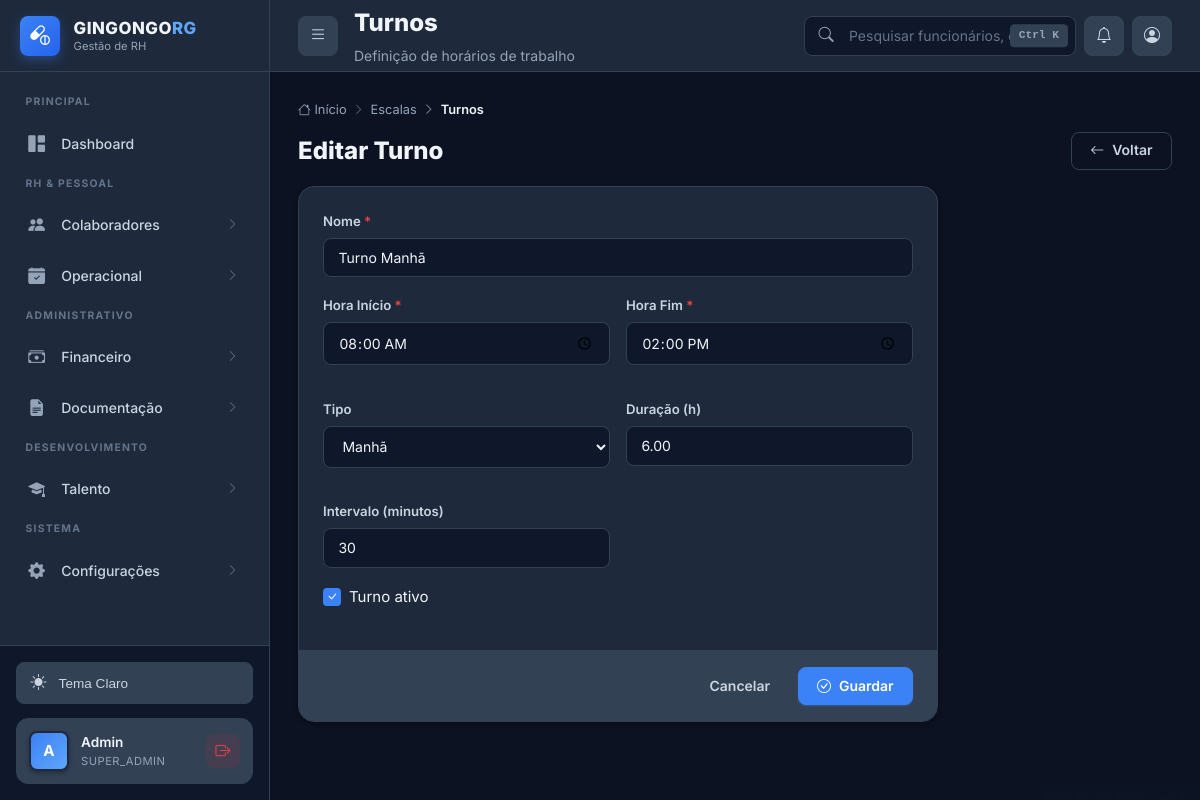
The page /turnos.php?action=edit&id=1 (signed in) on the database its author committed.
### tables this page shows
CREATE TABLE IF NOT EXISTS turnos (
    id INT AUTO_INCREMENT PRIMARY KEY,
    nome VARCHAR(100) NOT NULL,
    hora_inicio TIME NOT NULL,
    hora_fim TIME NOT NULL,
    tipo ENUM('manha', 'tarde', 'noite', 'madrugada') DEFAULT 'manha',
    duracao_horas DECIMAL(4,2) DEFAULT 8.00,
    intervalo_minutos INT DEFAULT 60,
    ativo BOOLEAN DEFAULT TRUE,
    created_at TIMESTAMP DEFAULT CURRENT_TIMESTAMP,
    updated_at TIMESTAMP DEFAULT CURRENT_TIMESTAMP ON UPDATE CURRENT_TIMESTAMP
);

### public/turnos.php (the view, shortened to what this page needs)
<?php
$db = Database::getInstance()->getConnection();
$action = $_GET['action'] ?? 'list';
$id = isset($_GET['id']) ? (int)$_GET['id'] : 0;
?>
<!DOCTYPE html>
<html lang="pt-BR">
<head>
    <link rel="stylesheet" href="https://cdn.jsdelivr.net/npm/bootstrap-icons@1.11.3/font/bootstrap-icons.min.css">
    <link rel="stylesheet" href="css/style-2026.css">
</head>
<body class="dashboard-body">
    <div class="app-wrapper">
        <?php include 'includes/sidebar.php'; ?>
        <div class="main-area" id="mainArea">
            <?php include 'includes/topbar.php'; ?>
            <div class="content-body">
                <nav>
                    <ol class="breadcrumb">
                        <li class="breadcrumb-item"><a href="dashboard.php"><i class="bi bi-house"></i> Início</a></li>
                        <li class="breadcrumb-item"><a href="escalas.php">Escalas</a></li>
                        <li class="breadcrumb-item active">Turnos</li>
                    </ol>
                </nav>
                <?php if ($action === 'list'): ?>
                    <div class="d-flex justify-content-between align-items-center mb-3" style="flex-wrap: wrap; gap: 1rem;">
                        <div>
                            <h2 style="font-size: 1.5rem; font-weight: 800; margin: 0;">Turnos de Trabalho</h2>
                            <p style="color: var(--text-muted); margin: 0.25rem 0 0; font-size: 0.875rem;"><?php echo count($turnos); ?> turnos configurados</p>
                        </div>
                        <div class="d-flex gap-2">
                            <a href="escalas.php" class="btn btn-secondary"><i class="bi bi-calendar3"></i> Ver Escalas</a>
                            <a href="?action=create" class="btn btn-primary"><i class="bi bi-plus-lg"></i> Novo Turno</a>
                        </div>
                    </div>
                    <div class="grid-3">
                        <?php if (empty($turnos)): ?>
                            <div class="card" style="grid-column: 1 / -1;">
                                <div class="empty-state">
                                    <i class="bi bi-clock"></i>
                                    <h4>Nenhum turno</h4>
                                    <p>Defina turnos para construir escalas de trabalho.</p>
                                    <a href="?action=create" class="btn btn-primary"><i class="bi bi-plus-lg"></i> Criar</a>
                                </div>
                            </div>
                        <?php else: foreach ($turnos as $t): ?>
                            <div class="card">
                                <div class="card-body">
                                    <div class="d-flex justify-content-between align-items-start mb-2">
                                        <div>
                                            <h3 style="font-size: 1.1rem; font-weight: 700; margin: 0;"><?php echo htmlspecialchars($t['nome']); ?></h3>
                                            <span class="badge badge-<?php echo ['manha' => 'warning', 'tarde' => 'info', 'noite' => 'primary', 'integral' => 'success', 'flexivel' => 'neutral'][$t['tipo']] ?? 'neutral'; ?>" style="margin-top: 0.4rem;">
                                                <?php echo ucfirst($t['tipo']); ?>
                                            </span>
                                        </div>
                                        <span class="badge <?php echo $t['ativo'] ? 'badge-success' : 'badge-neutral'; ?>">
                                            <span class="badge-dot"></span>
                                            <?php echo $t['ativo'] ? 'Ativo' : 'Inativo'; ?>
                                        </span>
                                    </div>
                                    <div style="display: flex; align-items: center; gap: 0.5rem; padding: 1rem 0; color: var(--text-secondary); font-size: 0.95rem;">
                                        <i class="bi bi-clock-fill" style="color: var(--primary); font-size: 1.3rem;"></i>
                                        <strong style="font-family: var(--font-mono); font-size: 1.1rem;"><?php echo substr($t['hora_inicio'], 0, 5); ?> - <?php echo substr($t['hora_fim'], 0, 5); ?></strong>
                                    </div>
                                    <div style="display: grid; grid-template-columns: 1fr 1fr; gap: 0.5rem; font-size: 0.8rem; color: var(--text-muted); border-top: 1px solid var(--border-color); padding-top: 0.85rem;">
                                        <div><i class="bi bi-hourglass-split"></i> <?php echo number_format($t['duracao_horas'], 1); ?>h</div>
                                        <div><i class="bi bi-cup-hot"></i> <?php echo $t['intervalo_minutos']; ?> min</div>
                                        <div style="grid-column: 1 / -1;"><i class="bi bi-calendar-check"></i> Usado em <?php echo (int)$t['uso_count']; ?> escalas</div>
                                    </div>
                                </div>
                                <div class="card-footer" style="display: flex; gap: 0.4rem; justify-content: flex-end;">
                                    <a href="?action=edit&id=<?php echo $t['id']; ?>" class="btn btn-icon btn-secondary" title="Editar"><i class="bi bi-pencil"></i></a>
                                    <button class="btn btn-icon btn-secondary" title="Eliminar" onclick="if(confirm('Eliminar?')) location.href='?action=delete&id=<?php echo $t['id']; ?>'">
                                        <i class="bi bi-trash" style="color: var(--danger);"></i>
                                    </button>
                                </div>
                            </div>
                        <?php endforeach; endif; ?>
                    </div>
                <?php elseif ($action === 'create' || $action === 'edit'):
                    $turno = ['id' => 0, 'nome' => '', 'hora_inicio' => '08:00:00', 'hora_fim' => '17:00:00', 'tipo' => 'integral', 'duracao_horas' => 8, 'intervalo_minutos' => 60, 'ativo' => 1];
                    if ($action === 'edit' && $id > 0) {
                        $stmt = $db->prepare("SELECT * FROM turnos WHERE id = :id");
                        $stmt->execute([':id' => $id]);
                        $turno = $stmt->fetch() ?: $turno;
                    }
                ?>
                    <div class="d-flex justify-content-between align-items-center mb-3">
                        <h2 style="font-size: 1.5rem; font-weight: 800; margin: 0;"><?php echo $action === 'create' ? 'Novo' : 'Editar'; ?> Turno</h2>
                        <a href="turnos.php" class="btn btn-ghost"><i class="bi bi-arrow-left"></i> Voltar</a>
                    </div>
                    <form method="POST" class="card" style="max-width: 640px;">
                        <div class="card-body">
                            <div class="form-group">
                                <label class="form-label">Nome <span class="required">*</span></label>
                                <input type="text" name="nome" class="form-control" required value="<?php echo htmlspecialchars($turno['nome']); ?>" placeholder="Ex: Manhã, Tarde, Noite...">
                            </div>
                            <div class="grid-2" style="gap: 1rem;">
                                <div class="form-group">
                                    <label class="form-label">Hora Início <span class="required">*</span></label>
                                    <input type="time" name="hora_inicio" class="form-control" required value="<?php echo htmlspecialchars($turno['hora_inicio']); ?>">
                                </div>
                                <div class="form-group">
                                    <label class="form-label">Hora Fim <span class="required">*</span></label>
                                    <input type="time" name="hora_fim" class="form-control" required value="<?php echo htmlspecialchars($turno['hora_fim']); ?>">
                                </div>
                                <div class="form-group">
                                    <label class="form-label">Tipo</label>
                                    <select name="tipo" class="form-select">
                                        <option value="manha" <?php echo $turno['tipo'] === 'manha' ? 'selected' : ''; ?>>Manhã</option>
                                    </select>
                                </div>
                                <div class="form-group">
                                    <label class="form-label">Duração (h)</label>
                                    <input type="number" name="duracao_horas" class="form-control" step="0.5" min="0" value="<?php echo htmlspecialchars($turno['duracao_horas']); ?>">
                                </div>
                                <div class="form-group">
                                    <label class="form-label">Intervalo (minutos)</label>
                                    <input type="number" name="intervalo_minutos" class="form-control" step="15" min="0" value="<?php echo htmlspecialchars($turno['intervalo_minutos']); ?>">
                                </div>
                            </div>
                            <div class="form-group">
                                <label class="form-check">
                                    <input type="checkbox" name="ativo" class="form-check-input" <?php echo $turno['ativo'] ? 'checked' : ''; ?>>
                                    <span>Turno ativo</span>
                                </label>
                            </div>
                        </div>
                        <div class="card-footer" style="display: flex; gap: 0.5rem; justify-content: flex-end;">
                            <a href="turnos.php" class="btn btn-ghost">Cancelar</a>
                            <button type="submit" class="btn btn-primary"><i class="bi bi-check-circle"></i> Guardar</button>
                        </div>
                    </form>
                <?php endif; ?>
            </div>
        </div>
    </div>
</body>
</html>

### rows shown on the page
turnos: nome "Turno Manhã", hora_inicio "08:00:00", hora_fim "14:00:00", tipo "Manhã", duracao_horas "6.00", intervalo_minutos "30", ativo "☑"

### other values the page prints
substr($user['username'], 0, 1) "A"
$user['username'] "Admin"
$user['role'] "SUPER_ADMIN"
$pageTitle "Turnos"
$pageSubtitle "Definição de horários de trabalho"
